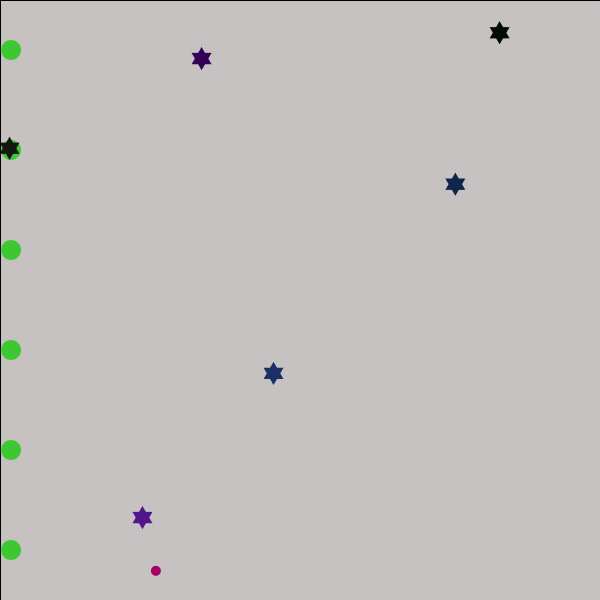
Frame 1 (no input)
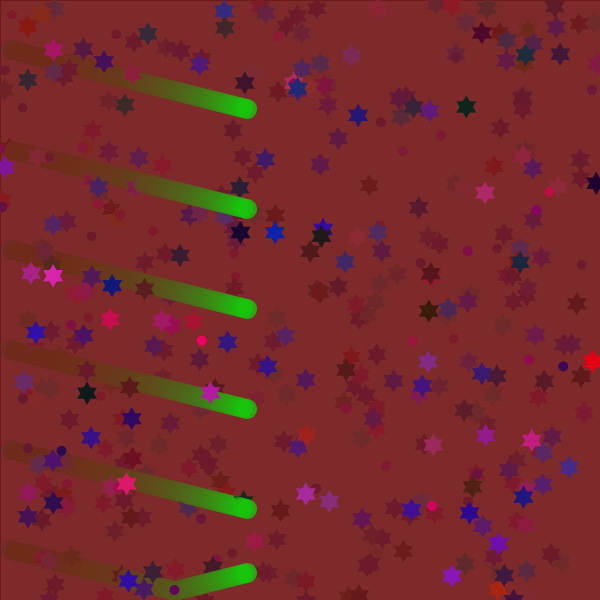
Frame 60 (the mouse pressed at the canvas centre just before this capture)
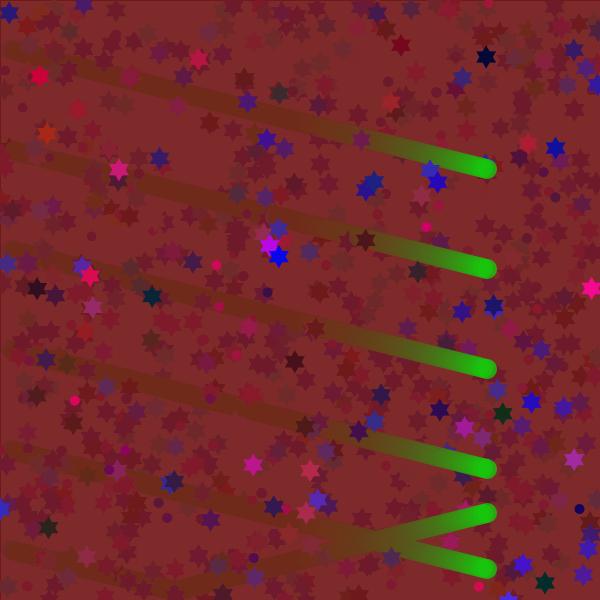
Frame 120 (the mouse held since frame 60 and released just before this capture)

The Processing sketch that drew these frames (run headless with seeded random() and noise(); from frame 60 on, the mouse is pressed at the canvas centre):

// Processing sketch: processing_41259
// ── processing_41259.pde

//1
float moveX = 11;
float moveY = 50;
float mA = 1;
float mB = 1;
//2
float moveX2 = 11;
float moveY2 = 150;
float m2A = 1;
float m2B = 1;
//3
float moveX3 = 11;
float moveY3 = 250;
float m3A = 1;
float m3B = 1;
//4
float moveX4 = 11;
float moveY4 = 350;
float m4A = 1;
float m4B = 1;
//5
float moveX5 = 11;
float moveY5 = 450;
float m5A = 1;
float m5B = 1;
//6
float moveX6 = 11;
float moveY6 = 550;
float m6A = 1;
float m6B = 1;

void setup()
{
  size(600, 600);
}

void draw()
{
  fill(116,32,32, 15);
  rect(0, 0, width, height);

  noStroke();
  fill(22,200,11,200);
  
  /////////////////////////////////////////////1
  ellipse(moveX,moveY, 20, 20);
  if(moveX> width-10 || moveX < 10)
  {
    mA = mA * (-1);
  }
  moveX += mA*4;
  
  if(moveY> height-10 || moveY < 10)
  {
    mB = mB * (-1);
  }
  moveY += mB;
  /////////////////////////////////////////////2
  
  ellipse(moveX2,moveY2, 20, 20);
  if(moveX2> width-10 || moveX2 < 10)
  {
    m2A = m2A * (-1);
  }
  moveX2 += m2A*4;
  
  if(moveY2> height-10 || moveY2 < 10)
  {
    m2B = m2B * (-1);
  }
  moveY2 += m2B;
  ///////////////////////////////////////////////3
  
  ellipse(moveX3,moveY3, 20, 20);
  if(moveX3> width-10 || moveX3 < 10)
  {
    m3A = m3A * (-1);
  }
  moveX3 += m3A*4;
  
  if(moveY3> height-10 || moveY3 < 10)
  {
    m3B = m3B * (-1);
  }
  moveY3 += m3B;
  ///////////////////////////////////////////////4
  
  ellipse(moveX4,moveY4, 20, 20);
  if(moveX4> width-10 || moveX4 < 10)
  {
    m4A = m4A * (-1);
  }
  moveX4 += m4A*4;
  
  if(moveY4> height-10 || moveY4 < 10)
  {
    m4B = m4B * (-1);
  }
  moveY4 += m4B;
  ///////////////////////////////////////////////5
  
  ellipse(moveX5,moveY5, 20, 20);
  if(moveX5> width-10 || moveX5 < 10)
  {
    m5A = m5A * (-1);
  }
  moveX5 += m5A*4;
  
  if(moveY5> height-10 || moveY5 < 10)
  {
    m5B = m5B * (-1);
  }
  moveY5 += m5B;
  ///////////////////////////////////////////////6
  
  ellipse(moveX6,moveY6, 20, 20);
  if(moveX6> width-10 || moveX6 < 10)
  {
    m6A = m6A * (-1);
  }
  moveX6 += m6A*4;
  
  if(moveY6> height-10 || moveY6 < 10)
  {
    m6B = m6B * (-1);
  }
  moveY6 += m6B;
  /////////////////////////////////////////////// end of flying balls
  
  
  fill(random(255),0,100);
  noStroke();
  float x = random(width);
  float y = random(height);
  ellipse(x,y, 10, 10);
  
  star(random(width), random(height),random(255), random(50), random(255));
  star(random(width), random(height),random(255), random(50), random(255));
  star(random(width), random(height),random(255), random(50), random(255));
  star(random(width), random(height),random(50), random(50), random(255));
  star(random(width), random(height),random(50), random(50), random(255));
  star(random(width), random(height),random(50), random(50), random(255));

}

// star generator, to be called in main draw method
void star(float xloc, float yloc, float R, float G, float B)
{
  int mapValue = 1;
  noStroke();
  colorMode(RGB, 255);
  fill(R, G, B);
  triangle(xloc + 10, yloc + 8.65, xloc - 10, yloc + 8.65, xloc, yloc - 8.65);
  triangle(xloc, yloc + 8.65 + 6, xloc + 10, yloc - 8.65 + 6, xloc - 10, yloc - 8.65 + 6);
}
